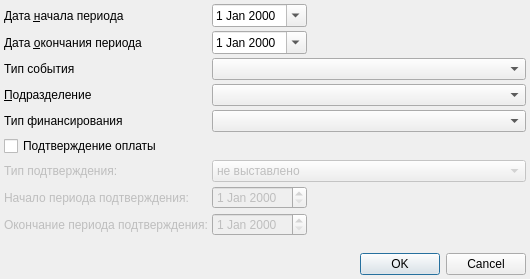
<?xml version="1.0" encoding="UTF-8"?>
<ui version="4.0">
 <class>ReportActionsByServiceTypeSetupDialog</class>
 <widget class="QDialog" name="ReportActionsByServiceTypeSetupDialog">
  <property name="geometry">
   <rect>
    <x>0</x>
    <y>0</y>
    <width>530</width>
    <height>279</height>
   </rect>
  </property>
  <property name="windowTitle">
   <string>Dialog</string>
  </property>
  <layout class="QGridLayout" name="gridLayout">
   <property name="margin">
    <number>4</number>
   </property>
   <property name="spacing">
    <number>4</number>
   </property>
   <item row="8" column="0">
    <widget class="QLabel" name="lblEndDateConfirmation">
     <property name="enabled">
      <bool>false</bool>
     </property>
     <property name="text">
      <string>Окончание периода подтверждения:</string>
     </property>
    </widget>
   </item>
   <item row="3" column="0">
    <widget class="QLabel" name="lblOrgStructure">
     <property name="text">
      <string>&amp;Подразделение</string>
     </property>
     <property name="buddy">
      <cstring>cmbOrgStructure</cstring>
     </property>
    </widget>
   </item>
   <item row="7" column="0">
    <widget class="QLabel" name="lblBegDateConfirmation">
     <property name="enabled">
      <bool>false</bool>
     </property>
     <property name="text">
      <string>Начало периода подтверждения:</string>
     </property>
    </widget>
   </item>
   <item row="4" column="1" colspan="2">
    <widget class="CRBComboBox" name="cmbFinance"/>
   </item>
   <item row="4" column="0">
    <widget class="QLabel" name="lblFinance">
     <property name="text">
      <string>Тип финансирования</string>
     </property>
    </widget>
   </item>
   <item row="7" column="1">
    <widget class="CDateEdit" name="edtConfirmationBegDate">
     <property name="enabled">
      <bool>false</bool>
     </property>
     <property name="sizePolicy">
      <sizepolicy hsizetype="Maximum" vsizetype="Fixed">
       <horstretch>0</horstretch>
       <verstretch>0</verstretch>
      </sizepolicy>
     </property>
    </widget>
   </item>
   <item row="10" column="0" colspan="3">
    <widget class="QDialogButtonBox" name="buttonBox">
     <property name="orientation">
      <enum>Qt::Horizontal</enum>
     </property>
     <property name="standardButtons">
      <set>QDialogButtonBox::Cancel|QDialogButtonBox::Ok</set>
     </property>
    </widget>
   </item>
   <item row="8" column="1">
    <widget class="CDateEdit" name="edtConfirmationEndDate">
     <property name="enabled">
      <bool>false</bool>
     </property>
    </widget>
   </item>
   <item row="5" column="0">
    <widget class="QCheckBox" name="chkConfirmation">
     <property name="text">
      <string>Подтверждение оплаты</string>
     </property>
    </widget>
   </item>
   <item row="1" column="0">
    <widget class="QLabel" name="lblEndDate">
     <property name="text">
      <string>Дата &amp;окончания периода</string>
     </property>
     <property name="buddy">
      <cstring>edtEndDate</cstring>
     </property>
    </widget>
   </item>
   <item row="1" column="1" colspan="2">
    <widget class="CDateEdit" name="edtEndDate">
     <property name="sizePolicy">
      <sizepolicy hsizetype="Maximum" vsizetype="Fixed">
       <horstretch>0</horstretch>
       <verstretch>0</verstretch>
      </sizepolicy>
     </property>
     <property name="calendarPopup">
      <bool>true</bool>
     </property>
    </widget>
   </item>
   <item row="0" column="0">
    <widget class="QLabel" name="lblBegDate">
     <property name="sizePolicy">
      <sizepolicy hsizetype="Maximum" vsizetype="Preferred">
       <horstretch>0</horstretch>
       <verstretch>0</verstretch>
      </sizepolicy>
     </property>
     <property name="text">
      <string>Дата &amp;начала периода</string>
     </property>
     <property name="buddy">
      <cstring>edtBegDate</cstring>
     </property>
    </widget>
   </item>
   <item row="6" column="0">
    <widget class="QLabel" name="lblConfirmationType">
     <property name="enabled">
      <bool>false</bool>
     </property>
     <property name="text">
      <string>Тип подтверждения:</string>
     </property>
    </widget>
   </item>
   <item row="6" column="1" colspan="2">
    <widget class="QComboBox" name="cmbConfirmationType">
     <property name="enabled">
      <bool>false</bool>
     </property>
     <item>
      <property name="text">
       <string>не выставлено</string>
      </property>
     </item>
     <item>
      <property name="text">
       <string>выставлено</string>
      </property>
     </item>
     <item>
      <property name="text">
       <string>оплачено</string>
      </property>
     </item>
     <item>
      <property name="text">
       <string>отказано</string>
      </property>
     </item>
    </widget>
   </item>
   <item row="3" column="1" colspan="2">
    <widget class="COrgStructureComboBox" name="cmbOrgStructure"/>
   </item>
   <item row="0" column="1" colspan="2">
    <widget class="CDateEdit" name="edtBegDate">
     <property name="sizePolicy">
      <sizepolicy hsizetype="Maximum" vsizetype="Fixed">
       <horstretch>0</horstretch>
       <verstretch>0</verstretch>
      </sizepolicy>
     </property>
     <property name="calendarPopup">
      <bool>true</bool>
     </property>
    </widget>
   </item>
   <item row="9" column="2">
    <spacer name="verticalSpacer">
     <property name="orientation">
      <enum>Qt::Vertical</enum>
     </property>
     <property name="sizeHint" stdset="0">
      <size>
       <width>20</width>
       <height>40</height>
      </size>
     </property>
    </spacer>
   </item>
   <item row="2" column="0">
    <widget class="QLabel" name="lblEventType">
     <property name="text">
      <string>Тип события</string>
     </property>
    </widget>
   </item>
   <item row="2" column="1" colspan="2">
    <widget class="CRBComboBox" name="cmbEventType"/>
   </item>
  </layout>
 </widget>
 <customwidgets>
  <customwidget>
   <class>COrgStructureComboBox</class>
   <extends>QComboBox</extends>
   <header>Orgs/OrgStructComboBoxes.h</header>
  </customwidget>
  <customwidget>
   <class>CRBComboBox</class>
   <extends>QComboBox</extends>
   <header>library/crbcombobox.h</header>
  </customwidget>
  <customwidget>
   <class>CDateEdit</class>
   <extends>QDateEdit</extends>
   <header>library/DateEdit</header>
  </customwidget>
 </customwidgets>
 <tabstops>
  <tabstop>edtBegDate</tabstop>
  <tabstop>edtEndDate</tabstop>
  <tabstop>cmbEventType</tabstop>
  <tabstop>cmbOrgStructure</tabstop>
  <tabstop>cmbFinance</tabstop>
  <tabstop>chkConfirmation</tabstop>
  <tabstop>cmbConfirmationType</tabstop>
  <tabstop>edtConfirmationBegDate</tabstop>
  <tabstop>edtConfirmationEndDate</tabstop>
  <tabstop>buttonBox</tabstop>
 </tabstops>
 <resources/>
 <connections>
  <connection>
   <sender>buttonBox</sender>
   <signal>accepted()</signal>
   <receiver>ReportActionsByServiceTypeSetupDialog</receiver>
   <slot>accept()</slot>
   <hints>
    <hint type="sourcelabel">
     <x>248</x>
     <y>254</y>
    </hint>
    <hint type="destinationlabel">
     <x>157</x>
     <y>274</y>
    </hint>
   </hints>
  </connection>
  <connection>
   <sender>buttonBox</sender>
   <signal>rejected()</signal>
   <receiver>ReportActionsByServiceTypeSetupDialog</receiver>
   <slot>reject()</slot>
   <hints>
    <hint type="sourcelabel">
     <x>316</x>
     <y>260</y>
    </hint>
    <hint type="destinationlabel">
     <x>286</x>
     <y>274</y>
    </hint>
   </hints>
  </connection>
  <connection>
   <sender>chkConfirmation</sender>
   <signal>toggled(bool)</signal>
   <receiver>cmbConfirmationType</receiver>
   <slot>setEnabled(bool)</slot>
   <hints>
    <hint type="sourcelabel">
     <x>127</x>
     <y>139</y>
    </hint>
    <hint type="destinationlabel">
     <x>254</x>
     <y>157</y>
    </hint>
   </hints>
  </connection>
  <connection>
   <sender>chkConfirmation</sender>
   <signal>toggled(bool)</signal>
   <receiver>edtConfirmationBegDate</receiver>
   <slot>setEnabled(bool)</slot>
   <hints>
    <hint type="sourcelabel">
     <x>98</x>
     <y>141</y>
    </hint>
    <hint type="destinationlabel">
     <x>240</x>
     <y>198</y>
    </hint>
   </hints>
  </connection>
  <connection>
   <sender>chkConfirmation</sender>
   <signal>toggled(bool)</signal>
   <receiver>edtConfirmationEndDate</receiver>
   <slot>setEnabled(bool)</slot>
   <hints>
    <hint type="sourcelabel">
     <x>62</x>
     <y>141</y>
    </hint>
    <hint type="destinationlabel">
     <x>235</x>
     <y>236</y>
    </hint>
   </hints>
  </connection>
 </connections>
</ui>
